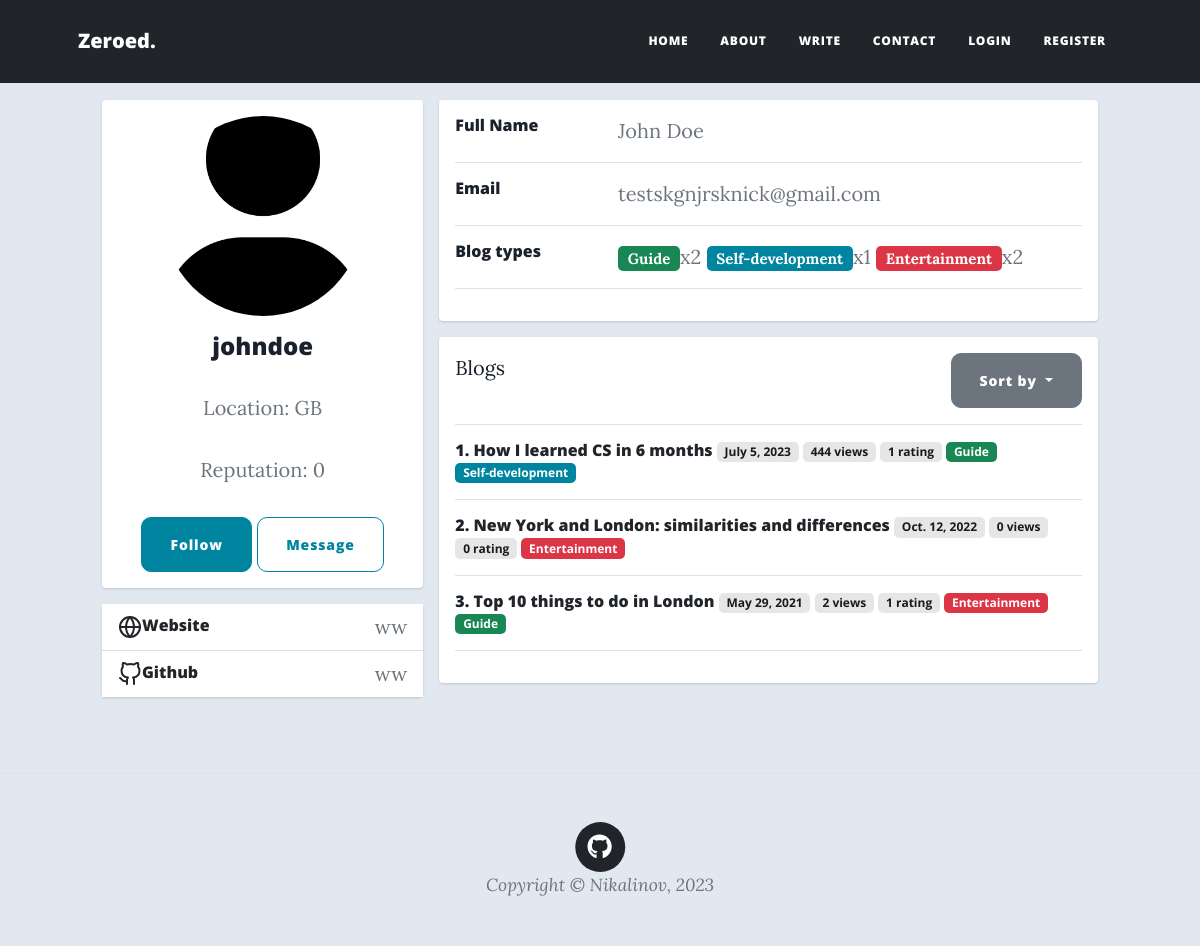
Before: /feed/user/25/ with the older database file.
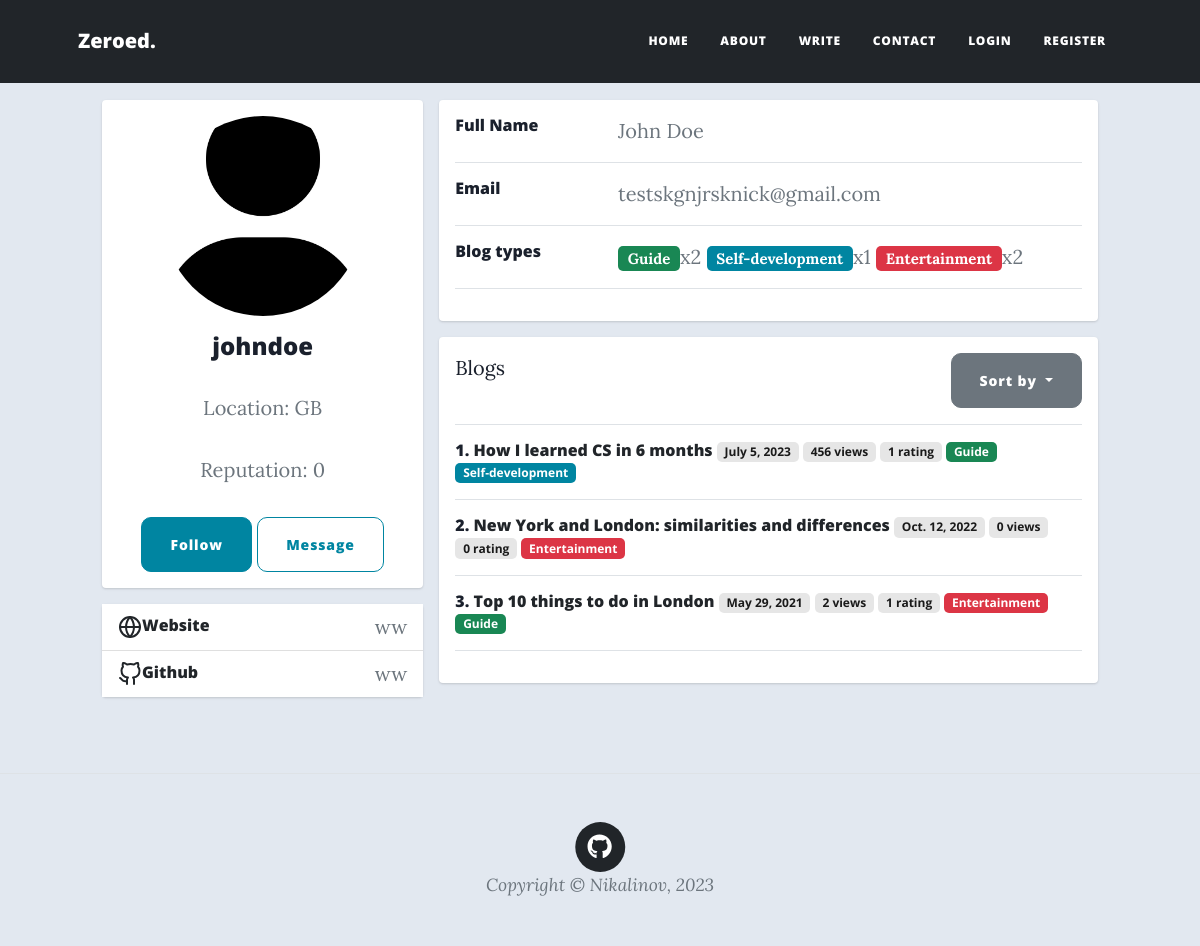
After: the same page with the newer database file.
### feed/models.py (models this page shows, shortened)
class Blog(models.Model):
    title = models.CharField(max_length=200, null=True)
    author = models.ForeignKey(
        User,
        on_delete=models.RESTRICT,
        blank=True,
        null=True,
    )
    post_date = models.DateField(default=now)
    content_type = models.ManyToManyField(ContentType)
    language = models.ForeignKey(Language, on_delete=models.RESTRICT, null=True)
    content = QuillField()
    upvoters = models.ManyToManyField(User, related_name='upvoters')
    views = models.IntegerField(editable=False, default=0)
    class Meta:
        ordering = ['-post_date']
    def __str__(self):
        return self.title
    def get_rating(self):
        return len(self.upvoters.all())

### feed/views.py (the view, shortened to what this page needs)
# urls.py: path('user/<int:pk>/', views.profile, name='profile'),
def profile(request, pk, sorting='title', edit=''):
    user = get_object_or_404(User, pk=pk)
    user_profile = user.userprofile
    context = {
        'passed_user': user,
        'blogs': blogs_sorted(sorting, user),
        'edit': False
    }
    if not edit:
        return render(request, 'feed/profile.html', context=context)

### feed/models.py (called while the page is built)
    def __str__(self):
        return f'{self.user.first_name} {self.user.last_name}'

    def __str__(self):
        return self.type

### feed/templatetags/feed_extras.py (called while the page is built)
@register.filter
def get_blog_types(user: User) -> list[tuple]:
    types = defaultdict(int)
    for blog in user.blog_set.all():
        for content_type in blog.content_type.all():
            types[content_type] += 1
    return list(types.items())

### feed/views.py (called while the page is built)
def blogs_sorted(sorting, author=None):
    reverse_sorting = {'rating', 'views', 'post_date'}
    if sorting in reverse_sorting:
        sorting = '-' + sorting
    if sorting == '-rating':
        blogs = Blog.objects.annotate(rating=Count('upvoters')).order_by(sorting).all()
    else:
        blogs = Blog.objects.order_by(sorting).all()
    return blogs.filter(author=author) if author else blogs

### feed/templates/feed/profile.html (shortened to what the changed rows need)
{% extends 'base_generic.html' %}
{% block additional_links %}
  {% load feed_extras %}
  {% load static %}
  <link href="{% static 'feed/css/profile_style.css' %}" rel="stylesheet"/>
{% endblock %}
{% block content %}
<div class="container">
    <div class="main-body">
          <div id="profile-body" class="row gutters-sm">
            <div class="col-md-8">
              {% if passed_user.blog_set %}
                <div class="card mb-3">
                  <div class="card-body">
                    <div class="row">
                      <div class="col justify-content-between" style="display: flex;">
                      </div>
                    </div>
                    <hr>
                    {% for blog in blogs %}
                      <div class="row">
                        <div class="col">
                          <h6 class="mb-0">{{ forloop.counter }}.
                            <a href="{% url 'blog' blog.pk %}">{{ blog }}</a>
                            <span class="badge bg-light">{{ blog.post_date }}</span>
                            <span class="badge bg-light">{{ blog.views }} views</span>
                            <span class="badge bg-light">{{ blog.get_rating }} rating</span>
                          {% for type in blog.content_type.all %}
                            <span class="badge bg-{{ type.color }}">{{ type }}</span>
                          {% endfor %}
                          </h6>
                        </div>
                      </div>
                      <hr>
                    {% endfor %}
                  </div>
                </div>
              {% endif %}
            </div>
          </div>
        </div>
    </div>
{% endblock %}

Changed rows visible on the page:
changed Blog "How I learned CS in 6 months": views "444" → "456"
